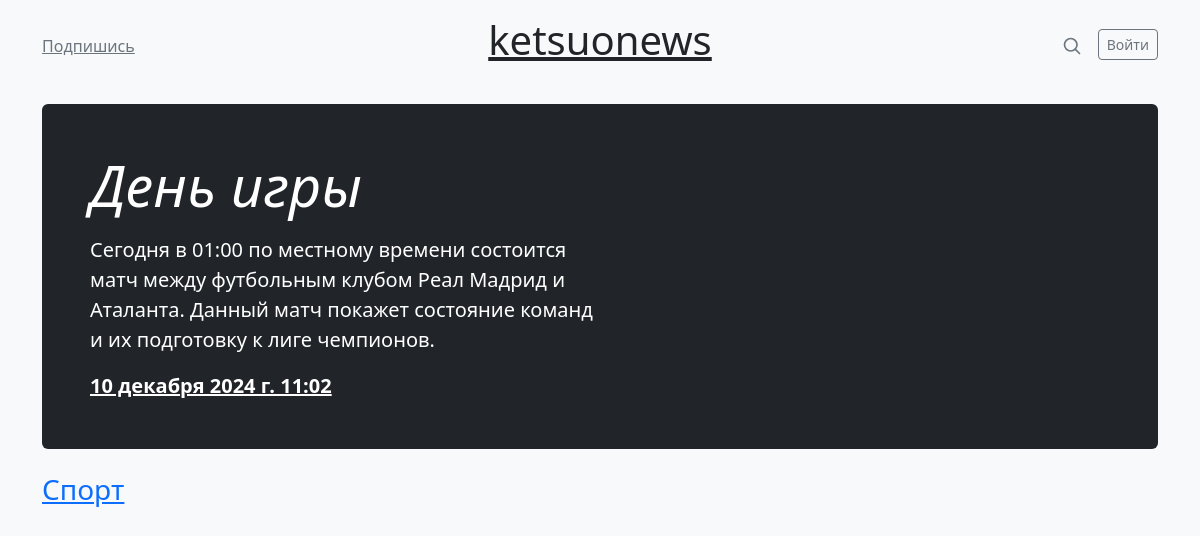
Screenshot of /news/1 with the database file from the repository.
### index/models.py (models this page shows)
class News(models.Model):
    news_title = models.CharField(max_length=256, verbose_name='Заголовок')
    news_content = models.TextField(verbose_name='Основной текст')
    news_category = models.ForeignKey(NewsCategory, on_delete=models.CASCADE, related_name='news',
                                 verbose_name='Категория')
    update_data = models.DateTimeField(auto_now_add=True, verbose_name='Дата обновления')
    def __str__(self):
        return str(self.news_title)

class NewsCategory(models.Model):
    category_name = models.CharField(max_length=64, verbose_name='Название категории')
    update_date = models.DateTimeField(auto_now_add=True, verbose_name='Дата обновления')
    def __str__(self):
        return str(self.category_name)

### index/views.py (the view)
# urls.py: path('news/<int:pk>', views.news_page),
def news_page(request, pk):
    news = News.objects.get(id=pk)
    context = {'news': news}
    return render(request, 'news.html', context)

### index/templates/news.html (shortened to what this page needs)
<!DOCTYPE html>
<link rel="stylesheet" href="https://cdn.jsdelivr.net/npm/bootstrap@5.3.3/dist/css/bootstrap.min.css">
<html lang="ru">
<head>
</head>
<body class="bg bg-light">
<div class="container">
 <header class="blog-header py-3">
    <div class="row flex-nowrap justify-content-between align-items-center">
      <div class="col-4 pt-1">
        <a class="link-secondary" href="#">Подпишись</a>
      </div>
      <div class="col-4 text-center">
        <h1><a class="blog-header-logo text-dark" href="/">ketsuonews</a></h1>
      </div>
      <div class="col-4 d-flex justify-content-end align-items-center">
        <a class="link-secondary" href="#" aria-label="Search">
          <svg xmlns="http://www.w3.org/2000/svg" width="20" height="20" fill="none" stroke="currentColor" stroke-linecap="round" stroke-linejoin="round" stroke-width="2" class="mx-3" role="img" viewBox="0 0 24 24"><title>Search</title><circle cx="10.5" cy="10.5" r="7.5"></circle><path d="M21 21l-5.2-5.2"></path></svg>
        </a>
        <a class="btn btn-sm btn-outline-secondary" href="#">Войти</a>
      </div>
    </div>
     <div class="nav-scroller py-1 mb-2">
</div>
 </header>
<div class="p-4 p-md-5 mb-4 text-white rounded bg-dark">
    <div class="col-md-6 px-0">
      <h1 class="display-4 fst-italic">{{ news.news_title }}</h1>
      <p class="lead my-3">{{ news.news_content }}.</p>
      <p class="lead mb-0"><a href="#" class="text-white fw-bold">{{ news.update_data }}</a></p>
    </div>
  </div>
<a href="/category/{{ news.news_category.id }}"><h3>{{ news.news_category }}</h3></a>
</body>
</html>

### rows the page displays
News: news_title "День игры", news_content "Сегодня в 01:00 по местному времени состоится матч между футбольным клубом Реал Мадрид и Аталанта. Данный матч покажет состояние команд и их подготовку к лиге чемпионов", update_data "10 декабря 2024 г. 11:02", news_category "Спорт"
